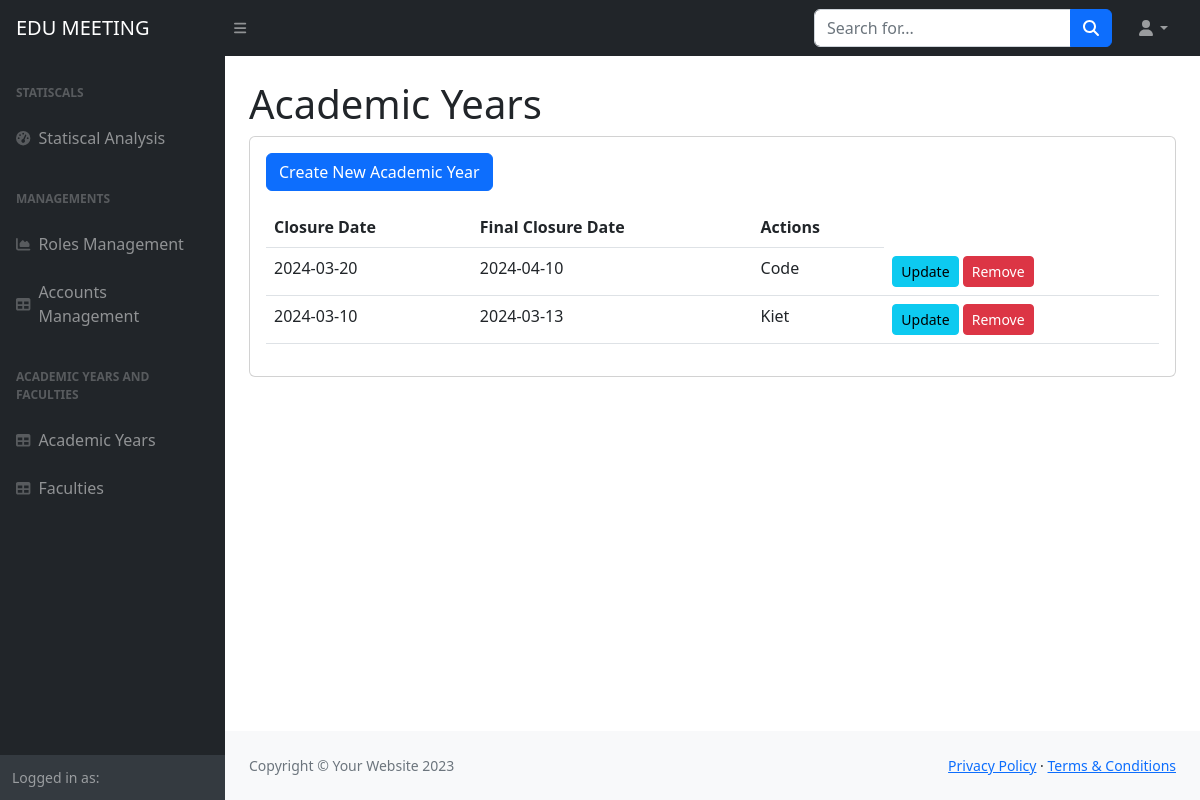
Before: /academic-years/ with the older database file.
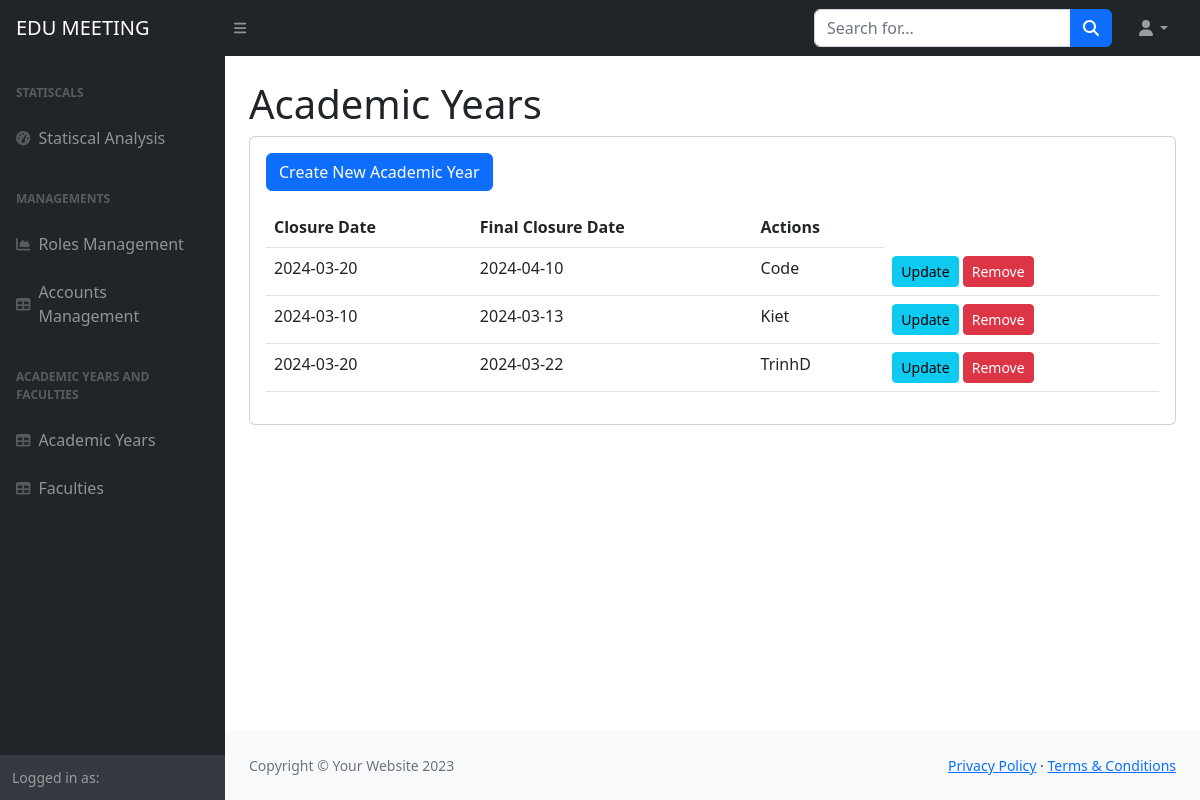
After: the same page with the newer database file.
### home/models.py (models this page shows, shortened)
class AcademicYear(models.Model):
    closure = models.DateTimeField()
    finalClosure = models.DateTimeField()
    code = models.CharField(max_length = 6, blank=True)

### home/views.py (the view)
# urls.py: path('academic-years/', views.list_academic_years, name='list_academic_years'),
def list_academic_years(request):
    academic_years = AcademicYear.objects.all()
    return render(request, 'list_academic_years.html', {'academic_years': academic_years})

### templates/list_academic_years.html (shortened to what the changed rows need)
{%load static%}
<!DOCTYPE html>
<html lang="en">
    <head>
        <link href="https://cdn.jsdelivr.net/npm/simple-datatables@7.1.2/dist/style.min.css" rel="stylesheet" />
        <link href="{% static 'css/styles.css' %}" rel="stylesheet" />
    </head>
    <body class="sb-nav-fixed">
        <div id="layoutSidenav">
            <div id="layoutSidenav_content">
                <main>
                    <div class="container-fluid px-4">
                        <h1 class="mt-4">Academic Years</h1>
                        <div class="card mb-4">
                            <div class="card-body">
                              <form method="post" enctype="">
                                <table class="table mt-3">
                                  <thead class="thead-dark">
                                    <tr>
                                      <th scope="col">Closure Date</th>
                                      <th scope="col">Final Closure Date</th>
                                      <th scope="col">Actions</th>
                                    </tr>
                                  </thead>
                                  <tbody>
                                    {% for year in academic_years %}
                                    <tr>
                                      <td>{{ year.closure|date:"Y-m-d" }}</td>
                                      <td>{{ year.finalClosure|date:"Y-m-d" }}</td>
                                      <td>{{ year.code }}</td>
                                      <td>
                                        <a
                                          href="{% url 'update_academic_year' year.id %}"
                                          class="btn btn-info btn-sm"
                                          >Update</a>
                                        <form
                                          action="{% url 'remove_academic_year' year.id %}"
                                          method="post"
                                          style="display: inline"
                                        >
                                          <button type="submit" class="btn btn-danger btn-sm">
                                            Remove
                                          </button>
                                        </form>
                                      </td>
                                    </tr>
                                    {% endfor %}
                                  </tbody>
                                </table>
                              </form>
                            </div>
                        </div>
                    </div>
                </main>
            </div>
        </div>
    </body>
</html>

Changed rows visible on the page:
added AcademicYear: closure "2024-03-20", finalClosure "2024-03-22", code "TrinhD"
